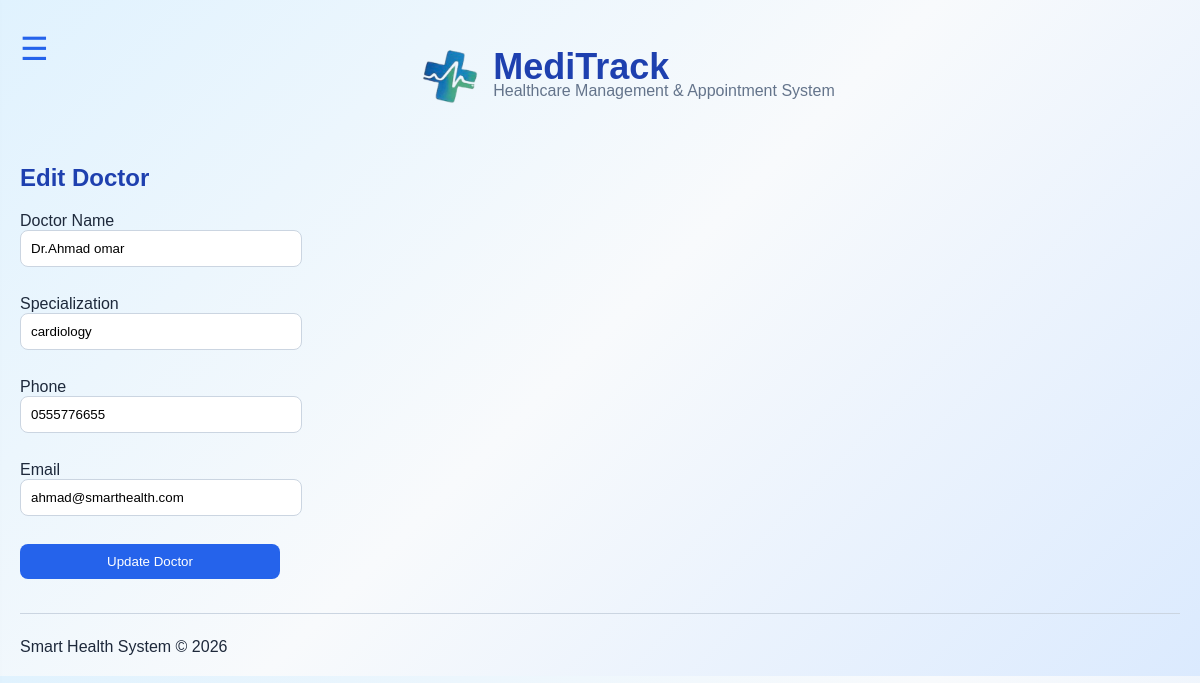
The page /pages/edit_doctor.php?id=1 (signed in) on the database its author committed.
### tables this page shows
CREATE TABLE `doctors` (
  `doctor_id` int(11) NOT NULL,
  `doctor_name` varchar(100) NOT NULL,
  `specialization` varchar(100) NOT NULL,
  `phone` varchar(20) NOT NULL,
  `email` varchar(100) NOT NULL,
  `clinic_id` int(11) NOT NULL
);

### pages/edit_doctor.php (the view, shortened to what this page needs)
<?php
require_once "../config.php";
include "../includes/header.php";
$id = $_GET['id'];
$result = mysqli_query($conn, "SELECT * FROM doctors WHERE doctor_id=$id");
$row = mysqli_fetch_assoc($result);
?>
<h2>Edit Doctor</h2>
<form method="POST">
<label>Doctor Name</label><br>
<input type="text" name="doctor_name" value="<?php echo $row['doctor_name']; ?>" required><br><br>
<label>Specialization</label><br>
<input type="text" name="specialization" value="<?php echo $row['specialization']; ?>" required><br><br>
<label>Phone</label><br>
<input type="text" name="phone" value="<?php echo $row['phone']; ?>" required><br><br>
<label>Email</label><br>
<input type="email" name="email" value="<?php echo $row['email']; ?>" required><br><br>
<input type="submit" name="update_doctor" value="Update Doctor">
</form>
<?php
include "../includes/footer.php";
?>

### assets/CSS/style.css (style rules this page uses)
body { font-family: Arial, sans-serif; background: linear-gradient(135deg, #e0f2fe, #f8fafc, #dbeafe); margin: 20px; color: #1e293b; }
h1,h2,h3 { color: #1e40af; }
input, select { padding: 10px; width: 260px; margin-bottom: 10px; border: 1px solid #cbd5e1; border-radius: 8px; }
button, input[type=submit] { background-color: #2563eb; color: white; border: none; border-radius: 8px; padding: 10px 18px; cursor: pointer; }

### rows shown on the page
doctors: doctor_name "Dr.Ahmad omar", specialization "cardiology", phone "0555776655", email "ahmad@smarthealth.com"
